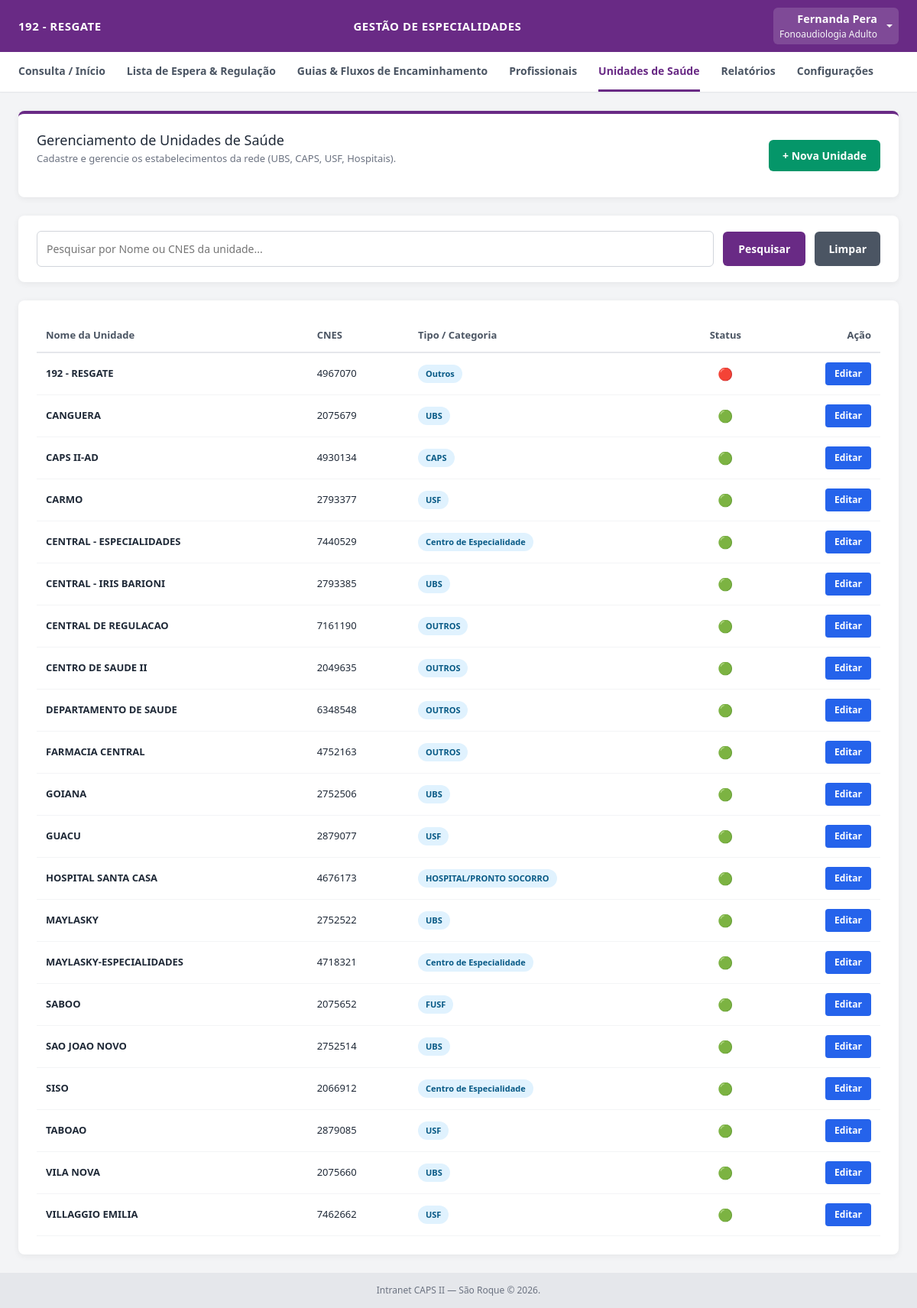
Screenshot of /admin/estabelecimentos (signed in) with the database file from the repository.
### tables this page shows
CREATE TABLE estabelecimentos (
            id INTEGER PRIMARY KEY AUTOINCREMENT,
            cnes TEXT UNIQUE,
            nome TEXT NOT NULL,
            tipo TEXT NOT NULL,
            ativo INTEGER DEFAULT 1,
            criado_por_profissional_id INTEGER,
            atualizado_por_profissional_id INTEGER,
            created_at TIMESTAMP DEFAULT CURRENT_TIMESTAMP,
            updated_at TIMESTAMP DEFAULT CURRENT_TIMESTAMP,
            FOREIGN KEY (criado_por_profissional_id) REFERENCES profissionais(id),
            FOREIGN KEY (atualizado_por_profissional_id) REFERENCES profissionais(id)
        );

### app.py (the view)
@app.route('/admin/estabelecimentos', methods=['GET'])
@login_required
@nivel_i_required
def listar_estabelecimentos():
    conn = get_db_connection()
    cursor = conn.cursor()
    estabelecimentos = [
        dict(row)
        for row in cursor.execute("""
            SELECT e.*,
                   p1.nome AS criado_por_nome,
                   p2.nome AS atualizado_por_nome
            FROM estabelecimentos e
            LEFT JOIN profissionais p1 ON e.criado_por_profissional_id = p1.id
            LEFT JOIN profissionais p2 ON e.atualizado_por_profissional_id = p2.id
            ORDER BY e.nome ASC
        """).fetchall()
    ]
    conn.close()
    return render_template('admin_estabelecimentos.html', estabelecimentos=estabelecimentos)

### app.py (called while the page is built)
def get_db_connection():
    conn = sqlite3.connect(DB_PATH, timeout=10.0)
    conn.row_factory = sqlite3.Row
    conn.execute('PRAGMA foreign_keys = ON;')
    return conn

def login_required(f):
    @wraps(f)
    def decorated_function(*args, **kwargs):
        if 'usuario_id' not in session:
            flash('Por favor, faça login para acessar o sistema.', 'warning')
            return redirect(url_for('login'))
        return f(*args, **kwargs)
    return decorated_function

def nivel_i_required(f):
    @wraps(f)
    def decorated_function(*args, **kwargs):
        if session.get('perfil') != 'NIVEL_I':
            flash(
                'Acesso restrito à gestão e administração do sistema (Nível I).',
                'danger',
            )
            return redirect(url_for('dashboard'))
        return f(*args, **kwargs)
    return decorated_function

### templates/admin_estabelecimentos.html (shortened to what this page needs)
{% set perfil = session.get('perfil') %}
<!DOCTYPE html>
<html lang="pt-BR">
<head>
    <link href="https://cdn.jsdelivr.net/npm/bootstrap@5.3.0/dist/css/bootstrap.min.css" rel="stylesheet">
</head>
<body>
    <div class="topbar">
        <div class="title">{{ session.get('estabelecimento', 'CAPS II — São Roque') }}</div>
        <div class="center-title">Gestão de Especialidades</div>
        <div class="dropdown">
            <a class="dropdown-toggle text-white d-flex align-items-center text-decoration-none py-1 px-2 rounded"
               href="#" id="userMenuDropdown" role="button" data-bs-toggle="dropdown" aria-expanded="false" style="background: rgba(255,255,255,0.15);">
                <div class="text-end me-2">
                    <span class="d-block fw-semibold text-white" style="font-size: 0.9rem;">{{ session.get('nome') }}</span>
                    <small class="d-block text-light opacity-85" style="font-size: 0.75rem;">{{ session.get('profissao', 'Profissional') }}</small>
                </div>
            </a>
        </div>
    </div>
    <div class="navbar">
        <a href="/dashboard">Consulta / Início</a>
        <a href="/lista-espera">Lista de Espera & Regulação</a>
        <a href="/guias-fluxo">Guias & Fluxos de Encaminhamento</a>
        {% if perfil == 'NIVEL_I' %}
            <a href="/admin/profissionais">Profissionais</a>
            <a href="/admin/estabelecimentos" class="active">Unidades de Saúde</a>
            <a href="/relatorios">Relatórios</a>
            <a href="/admin/configuracoes">Configurações</a>
        {% endif %}
    </div>
    <div class="container">
        <div class="page-header">
            <div>
                <h2>Gerenciamento de Unidades de Saúde</h2>
                <p>Cadastre e gerencie os estabelecimentos da rede (UBS, CAPS, USF, Hospitais).</p>
            </div>
            <button type="button" class="btn-novo" onclick="abrirModalNovo()">+ Nova Unidade</button>
        </div>
        <div class="search-card">
            <input type="text" id="filtroEstabelecimento" class="search-input" placeholder="Pesquisar por Nome ou CNES da unidade..." onkeypress="handleKeyPress(event)" autofocus>
            <button type="button" class="btn-search" onclick="filtrarTabelaEstabelecimentos()">Pesquisar</button>
            <button type="button" class="btn-clear" onclick="limparBuscaEstabelecimento()">Limpar</button>
        </div>
        <div class="data-panel">
            <table class="table-data" id="tabelaEstabelecimentos">
                <thead>
                    <tr>
                        <th>Nome da Unidade</th>
                        <th>CNES</th>
                        <th>Tipo / Categoria</th>
                        <th style="text-align: center;">Status</th>
                        <th style="text-align: right;">Ação</th>
                    </tr>
                </thead>
                <tbody>
                    {% for est in estabelecimentos %}
                    <tr>
                        <td><strong>{{ est.nome }}</strong></td>
                        <td>{{ est.cnes or 'Não informado' }}</td>
                        <td><span class="badge-tipo">{{ est.tipo }}</span></td>
                        <td style="text-align: center;">
                            {% if est.ativo is defined and not est.ativo %}
                                <span title="Inativo" style="font-size: 16px; cursor: help;">🔴</span>
                            {% else %}
                                <span title="Ativo" style="font-size: 16px; cursor: help;">🟢</span>
                            {% endif %}
                        </td>
                        <td style="text-align: right;">
                            <button class="btn-edit" onclick='abrirModalEdicao({{ est | tojson | safe }})'>Editar</button>
                        </td>
                    </tr>
                    {% else %}
                    <tr>
                        <td colspan="5" style="text-align: center; color: #6b7280; padding: 20px;">Nenhuma unidade cadastrada.</td>
                    </tr>
                    {% endfor %}
                </tbody>
            </table>
        </div>
    </div>
    <div class="footer">Intranet CAPS II — São Roque &copy; 2026.</div>
</body>
</html>

### templates/admin_estabelecimentos.html (style rules this page uses)
* { box-sizing: border-box; margin: 0; padding: 0; font-family: 'Segoe UI', Tahoma, Geneva, Verdana, sans-serif; }
body { background-color: #f3f4f6; min-height: 100vh; display: flex; flex-direction: column; }
.topbar { background-color: #692A85; color: white; padding: 10px 24px; display: flex; justify-content: space-between; align-items: center; box-shadow: 0 2px 4px rgba(0,0,0,0.1); }
.topbar .title { font-size: 15px; font-weight: 600; text-transform: uppercase; letter-spacing: 0.5px; white-space: nowrap; overflow: hidden; text-overflow: ellipsis; max-width: 280px; }
.topbar .center-title { font-size: 15px; font-weight: 600; text-transform: uppercase; letter-spacing: 0.5px; }
.navbar { background: white; border-bottom: 1px solid #e5e7eb; padding: 0 24px; display: flex; flex-direction: row; justify-content: flex-start; gap: 28px; width: 100%; overflow-x: auto; white-space: nowrap; box-shadow: 0 1px 3px rgba(0,0,0,0.02); }
.navbar a { text-decoration: none; color: #4b5563; font-size: 14px; font-weight: 600; padding: 14px 0; border-bottom: 3px solid transparent; transition: all 0.2s; display: inline-block; flex-shrink: 0; }
.navbar a:hover, .navbar a.active { color: #692A85; border-bottom-color: #692A85; }
.container { flex: 1; padding: 24px; max-width: 1200px; margin: 0 auto; width: 100%; display: block; }
.page-header { background: white; padding: 24px; border-radius: 8px; box-shadow: 0 2px 8px rgba(0,0,0,0.06); margin-bottom: 24px; border-top: 4px solid #692A85; display: flex; justify-content: space-between; align-items: center; }
.page-header h2 { font-size: 18px; color: #1f2937; margin-bottom: 4px; }
.page-header p { font-size: 13px; color: #6b7280; }
.search-card { background: white; padding: 20px 24px; border-radius: 8px; box-shadow: 0 2px 8px rgba(0,0,0,0.06); margin-bottom: 24px; display: flex; gap: 12px; align-items: center; }
.search-input { flex: 1; padding: 12px; border: 1px solid #d1d5db; border-radius: 6px; font-size: 14px; outline: none; background: white; }
.btn-search { background-color: #692A85; color: white; border: none; padding: 12px 20px; border-radius: 6px; font-size: 14px; font-weight: 600; cursor: pointer; transition: background 0.2s; white-space: nowrap; }
.btn-clear { background-color: #4b5563; color: white; border: none; padding: 12px 18px; border-radius: 6px; font-size: 14px; font-weight: 600; cursor: pointer; transition: background 0.2s; white-space: nowrap; }
.btn-novo { background-color: #059669; color: white; border: none; padding: 10px 18px; border-radius: 6px; font-size: 14px; font-weight: 600; cursor: pointer; transition: background 0.2s; text-decoration: none; display: inline-block; white-space: nowrap; }
.data-panel { background: white; padding: 24px; border-radius: 8px; box-shadow: 0 2px 8px rgba(0,0,0,0.06); width: 100%; overflow-x: auto; }
.table-data { width: 100%; border-collapse: collapse; text-align: left; font-size: 13px; }
.table-data th { padding: 12px; border-bottom: 2px solid #e5e7eb; color: #4b5563; font-weight: 600; }
.table-data td { padding: 12px; border-bottom: 1px solid #f3f4f6; color: #1f2937; }
.badge-tipo { padding: 4px 10px; border-radius: 12px; font-size: 11px; font-weight: 600; display: inline-block; background: #e0f2fe; color: #075985; }
.btn-edit { background-color: #2563eb; color: white; border: none; padding: 6px 12px; border-radius: 4px; font-size: 12px; font-weight: 600; cursor: pointer; transition: background 0.2s; text-decoration: none; display: inline-block; }
.footer { text-align: center; padding: 14px 0; font-size: 12px; color: #6b7280; background-color: #e5e7eb; margin-top: auto; }

### rows the page displays
estabelecimentos: get "192 - RESGATE", nome "192 - RESGATE", cnes "4967070", tipo "Outros"
estabelecimentos: nome "CANGUERA", cnes "2075679", tipo "UBS"
estabelecimentos: nome "CAPS II-AD", cnes "4930134", tipo "CAPS"
estabelecimentos: nome "CARMO", cnes "2793377", tipo "USF"
estabelecimentos: nome "CENTRAL - ESPECIALIDADES", cnes "7440529", tipo "Centro de Especialidade"
estabelecimentos: nome "CENTRAL - IRIS BARIONI", cnes "2793385", tipo "UBS"
estabelecimentos: nome "CENTRAL DE REGULACAO", cnes "7161190", tipo "OUTROS"
estabelecimentos: nome "CENTRO DE SAUDE II", cnes "2049635", tipo "OUTROS"
estabelecimentos: nome "DEPARTAMENTO DE SAUDE", cnes "6348548", tipo "OUTROS"
estabelecimentos: nome "FARMACIA CENTRAL", cnes "4752163", tipo "OUTROS"
estabelecimentos: nome "GOIANA", cnes "2752506", tipo "UBS"
estabelecimentos: nome "GUACU", cnes "2879077", tipo "USF"
estabelecimentos: nome "HOSPITAL SANTA CASA", cnes "4676173", tipo "HOSPITAL/PRONTO SOCORRO"
estabelecimentos: nome "MAYLASKY", cnes "2752522", tipo "UBS"
estabelecimentos: nome "MAYLASKY-ESPECIALIDADES", cnes "4718321", tipo "Centro de Especialidade"
estabelecimentos: nome "SABOO", cnes "2075652", tipo "FUSF"
estabelecimentos: nome "SAO JOAO NOVO", cnes "2752514", tipo "UBS"
estabelecimentos: nome "SISO", cnes "2066912", tipo "Centro de Especialidade"
estabelecimentos: nome "TABOAO", cnes "2879085", tipo "USF"
estabelecimentos: nome "VILA NOVA", cnes "2075660", tipo "UBS"
estabelecimentos: nome "VILLAGGIO EMILIA", cnes "7462662", tipo "USF"

### other values shown
{{ session.get('nome') }} "Fernanda Pera"
{{ session.get('profissao', 'Profissional') }} "Fonoaudiologia Adulto"
